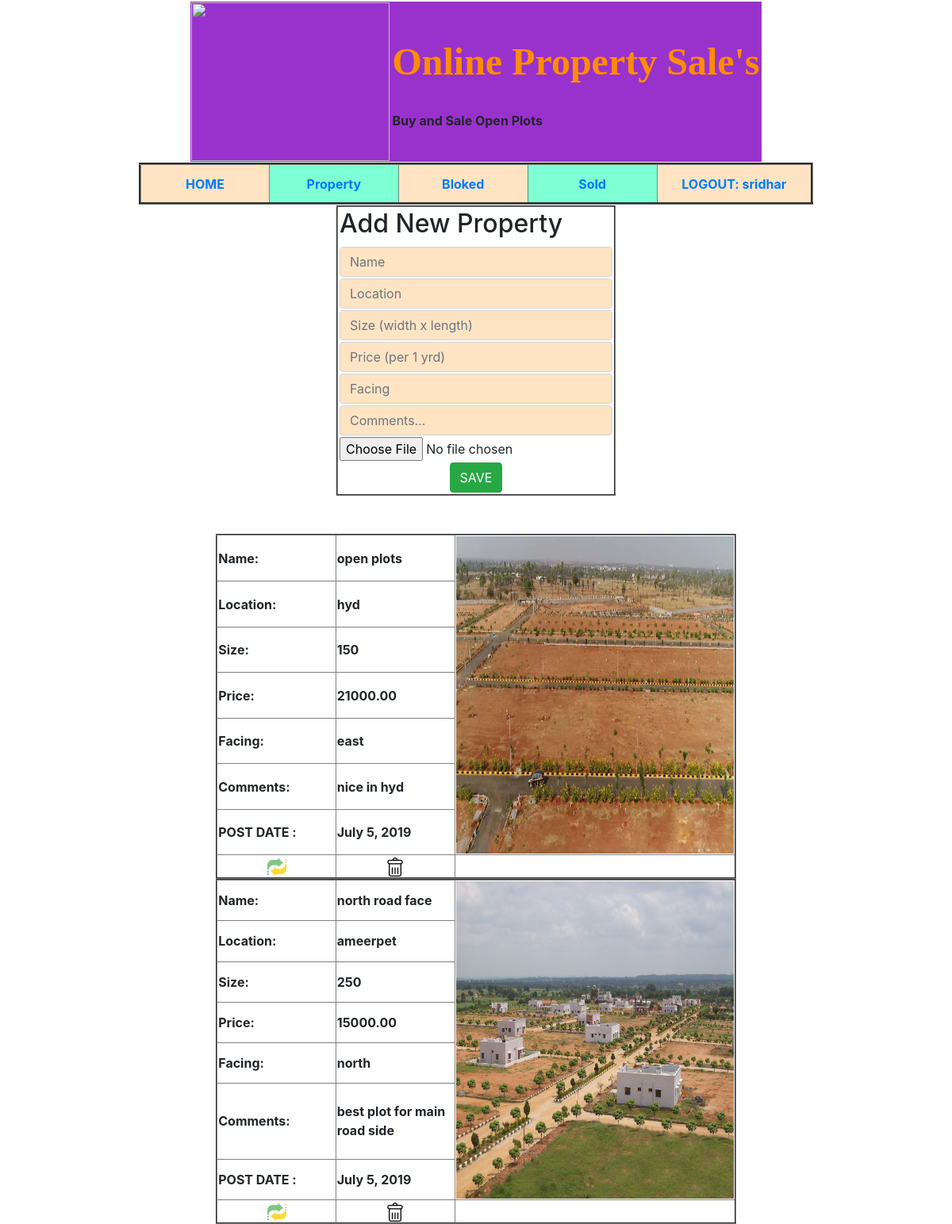
The page /osagent/agentproperty/ (signed in) on the database its author committed.
### os_agent/models.py (models this page shows)
class Property(models.Model):
    no=models.AutoField(primary_key=True)
    agent=models.ForeignKey(Agent,on_delete=models.CASCADE)
    name=models.CharField(max_length=50)
    location=models.CharField(max_length=50)
    photo=models.ImageField(upload_to='property/')
    size=models.CharField(max_length=50)
    price=models.CharField(max_length=50)
    facing=models.CharField(max_length=50)
    status=models.CharField(max_length=50)
    comment=models.CharField(max_length=50)
    add_date=models.DateField(auto_now_add=True)
    sold_date=models.DateField(auto_now_add=True)

### os_agent/views.py (the view)
# urls.py: path('agentproperty/', views.agentproperty),
def agentproperty(request):
    agent=request.session['username']
    qs=Property.objects.filter(agent_id=agent,status='post')
    return render(request,'os_agent_templates/os_agent_property.html',{"data":qs})

### templates/os_agent_templates/os_agent_property.html (shortened to what this page needs)
{% load staticfiles %}
{% if request.session.status %}
<!doctype html>
<html lang="en">
  <head>
    <link rel="stylesheet" href="https://stackpath.bootstrapcdn.com/bootstrap/4.3.1/css/bootstrap.min.css">
  </head>
  <body>
<table align="center">
    <tr>
        <th>{% include 'os_agent_templates/os_agent_menu.html' %}</th>
    </tr>
</table>
<table align="center" border="2" width="320">
    <tr>
        <th>
            <form action="/osagent/agentpropertysave/" method="post" enctype="multipart/form-data">
            <table>
                <tr>
                   <tr><th><h2>Add New Property </h2></th></tr>
                    <tr><th><input class="form-control" aria-label="Sizing example input" aria-describedby="inputGroup-sizing-sm" style="background-color:bisque"  type="text" placeholder="Name" name="p2" required ></th></tr>
                    <tr><th><input class="form-control" aria-label="Sizing example input" aria-describedby="inputGroup-sizing-sm" style="background-color:bisque"  type="text" placeholder="Location" name="p3" required ></th></tr>
                    <tr><th><input class="form-control" aria-label="Sizing example input" aria-describedby="inputGroup-sizing-sm" style="background-color:bisque"  type="number" placeholder="Size (width x length)" name="p4" required ></th></tr>
                    <tr><th><input class="form-control" aria-label="Sizing example input" aria-describedby="inputGroup-sizing-sm" style="background-color:bisque"  type="decimal" placeholder="Price (per 1 yrd)" name="p5" required ></th></tr>
                    <tr><th><input class="form-control" aria-label="Sizing example input" aria-describedby="inputGroup-sizing-sm" style="background-color:bisque"  type="text" placeholder="Facing" name="p6" required ></th></tr>
                    <tr><th><input class="form-control" aria-label="Sizing example input" aria-describedby="inputGroup-sizing-sm" style="background-color:bisque"  type="text" placeholder="Comments..." name="p7" required ></th></tr>
                    <tr><th><input type="file" name="p8" required ></th></tr>
                    <tr align="center"><th><button type="submit" class="btn btn-success">SAVE</button></th></tr>
            </table>
            </form>
        </th>
    </tr>
</table>
<br><br>
            {%  for x in data %}
                <table align="center" border="2">
                    <tr><th>Name:</th><th>{{ x.name }}</th><th rowspan="7"><img src="{{ x.photo.url }}" width="350" height="400"></th></tr>
                    <tr><th>Location:</th><th>{{ x.location }}</th></tr>
                    <tr><th>Size:</th><th>{{ x.size }}</th></tr>
                    <tr><th>Price:</th><th>{{ x.price }}</th></tr>
                    <tr><th>Facing:</th><th>{{ x.facing }}</th></tr>
                    <tr><th>Comments:</th><th>{{ x.comment }}</th></tr>
                    <tr><th>POST DATE :</th><th width="150">{{ x.add_date }}</th></tr>
                <tr align="center"><th width="150" align="center">
                    <a href="">
                                   <img src="{% static 'images/update.png' %}">
                               </th></a>
                    <th width="150">
                        <a href="/osagent/agentdeleteconformation{{ x.no }}/">
                            <img src="{% static 'images/delete-button.png' %}">
                        </a>
                    </th>
                </tr>
                </table>
            {% endfor %}
  </body>
</html>
{% else %}
    <center>
        <font color="red" size="5" face="Arial">
            <h1>Please Login</h1>
        </font>
    </center>
{% endif %}

### rows shown on the page
Property: name "open plots", photo (picture), location "hyd", size "150", price "21000.00", facing "east", comment "nice in hyd", add_date "July 5, 2019"
Property: name "north road face", photo (picture), location "ameerpet", size "250", price "15000.00", facing "north", comment "best plot for main road side", add_date "July 5, 2019"

### other values the page prints
{{ request.session.username }} "sridhar"
